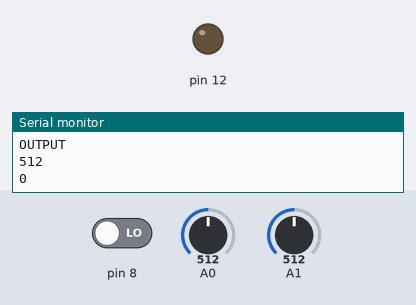
Bench run of a sketch on a simulated Arduino Uno, built with avr-gcc and run on an emulated ATmega328P. On the bench: output pins drawn as LEDs (lit = HIGH), the last lines printed to the serial monitor. The inputs (shaded band) are chosen by the test bench; at power-on: pin 8 LOW, A0 = 512, A1 = 512.

Above: at 1.2 s.
1.3 s: pin 8 driven HIGH
At 1.6 s:
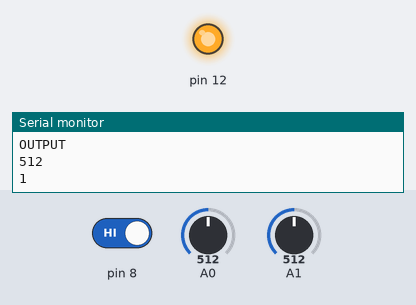
2.8 s: pin 8 driven LOW
At 3.2 s:
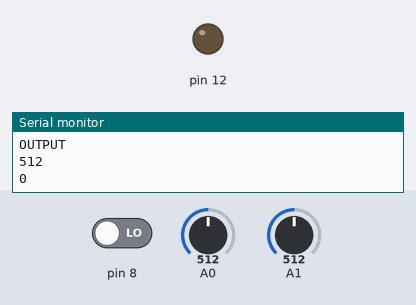
Timing chart, 0 to 5.8 s (numbered marks = the images above; inputs shaded):
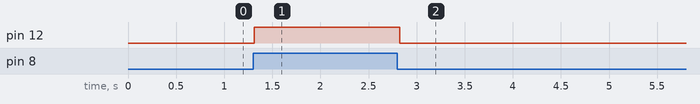

Measured:
- after the input at 1.3 s, pin 12: LOW → HIGH at once
- after the input at 2.8 s, pin 12: HIGH → LOW at once

The sketch:

Photoresistor.ino
```cpp
// C++ code
//
void setup()
{
  pinMode(8,INPUT);
  pinMode(12,OUTPUT);
  Serial.begin(9600);
}

void loop()
{
   Serial.println("INPUT");
   Serial.println(analogRead(A1));
   Serial.println("OUTPUT");
   Serial.println(analogRead(A0));
   Serial.println(digitalRead(8));
   int a = digitalRead(8);
   if (a == HIGH){
    digitalWrite(12,HIGH);
   }else {
     digitalWrite(12,LOW);
   }
  delay(100);
}
```
